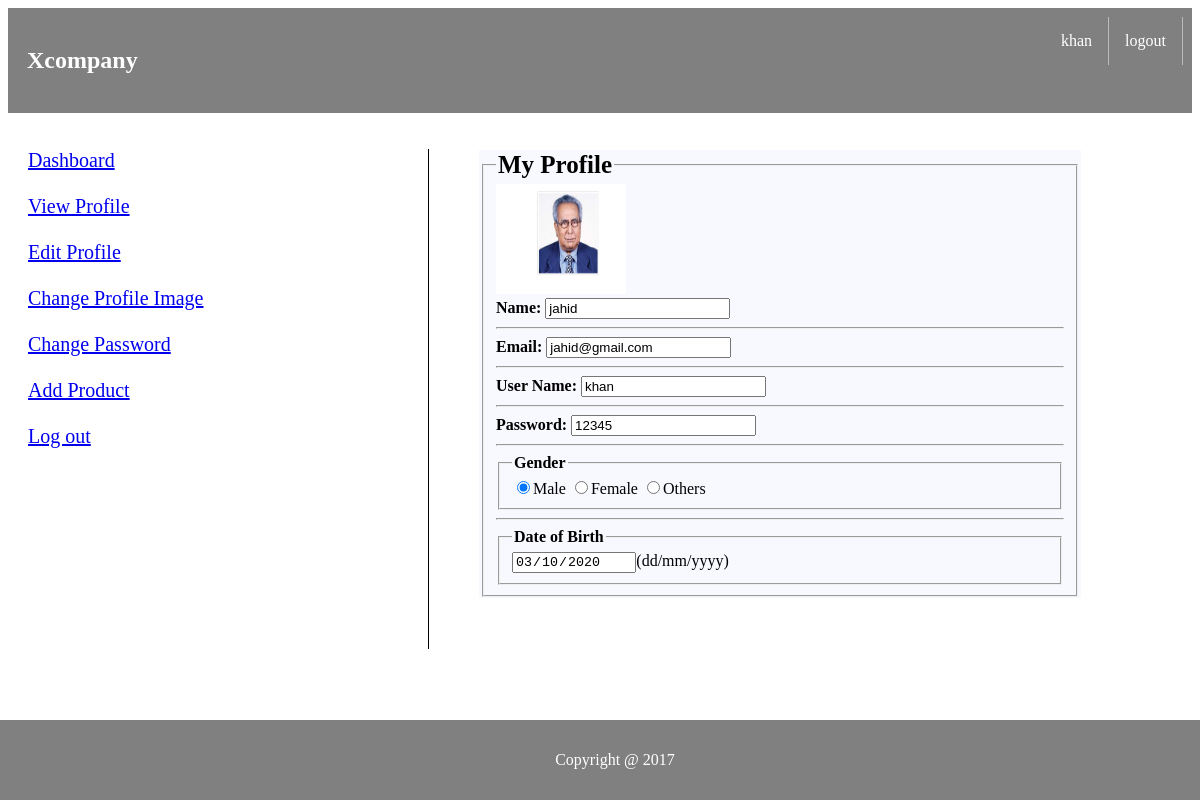
The page /cvk/profile.php (signed in) on the database its author committed.
### tables this page shows
CREATE TABLE `info` (
  `id` int(11) NOT NULL,
  `name` varchar(100) NOT NULL,
  `uname` varchar(100) NOT NULL,
  `password` varchar(100) NOT NULL,
  `cpassword` varchar(100) NOT NULL,
  `gender` varchar(100) NOT NULL,
  `email` varchar(100) NOT NULL,
  `date` varchar(100) NOT NULL,
  `image` varchar(100) NOT NULL
);

### cvk/profile.php (the view, shortened to what this page needs)
<!DOCTYPE html>
<html>
<head>
</head>
<body>
<ul>
  <li style="float: left;color:white;margin: 10px;border-right: none;"> <h2>Xcompany</h2></li>
  <li><a href="table.php">logout</a></li>
    <li><a href="profile.php"><?php
    echo $_SESSION["login_user"]?></a></li>
</ul>
<br>
<br>
<div style="margin-left: 20px;font-size: 20px; height: 500px;width: 400px; border-right: 1px solid black;float: left;">
<a  href="welcome.php">Dashboard</a>
<br><br>
<a href='profile.php' >View Profile</a>
<br><br>
<a href="edit.php">Edit Profile</a>
<br><br>
<a href="profilepic.php">Change Profile Image</a>
<br><br>
<a href="pass.php">Change Password</a>
<br><br>
<a href="add.php">Add Product</a>
<br><br>
<a href="table.php">Log out</a>
</div>
<div style=" padding:1px 20px;height:500px;width: 600px; float: left;margin: auto;">
  <?php
  $servername = "localhost";
  $username = "root";
  $password = "";
  $dbname = "mydb";
  $conn = new mysqli($servername, $username, $password,$dbname);
  $idk=$_SESSION['idk'];
  $sql = "select * from info where id=$idk";
  $result = $conn->query($sql);
  if ($result->num_rows > 0) {
    while($row = $result->fetch_assoc()) {
 ?>
<form style="width: 100%;margin-left: 30px;padding: 1px;background-color: #F8F8FF" action="" method="post">
<fieldset>
  <legend style="font-size: 25px"><b>My Profile</b></legend>
  <img src="<?php echo $row['image']; ?>" style="height: 110px;width: 130px">
  <br>
  <b>Name:</b>
  <input type="text" name="name" value="<?php echo $row['name']; ?>" readonly><br>
  <hr>
  <b>Email:</b>
  <input type="text" name="email" value="<?php echo $row['email']; ?>" readonly><br>
  <hr>
  <b>User Name:</b>
  <input type="text" name="uname" value="<?php echo $row['uname']; ?>" readonly><br>
  <hr>
  <b>Password:</b>
  <input type="text" name="password" value="<?php echo $row['password']; ?>" readonly><br>
  <hr>
  <fieldset>
  <legend><b>Gender</b></legend>
  <input type="radio" name="gender" value="male" <?php if($row['gender']=="male") echo "checked";?>
  value="male" >Male
  <input type="radio" name="gender" value="female" <?php if ($row['gender']=="female") echo "checked";?>
  value="female" >Female
  <input type="radio" name="gender" value="others" <?php if ($row['gender']=="others") echo "checked";?>
  value="others" >Others
  <br>
  </fieldset>
  <hr>
  <fieldset>
    <legend><b>Date of Birth</b></legend>
  <input type="Date" name="date" value="<?php echo $row['date']; ?>" readonly>(dd/mm/yyyy)
  <br>
  </fieldset>
</fieldset>
</form>
<?php
  }
}
 ?>
</div>
<div class="footer">
<p> Copyright @ 2017</p>
</div>
</body>
</html>

### cvk/profile.php (style rules this page uses)
ul { list-style-type: none; margin: 0; padding: 9px; overflow: hidden; background-color: gray; }
li { float:right; border-right:1px solid #bbb; }
li a { display: block; color: white; text-align: center; padding: 15px 16px; text-decoration: none; }
.footer { position: fixed; padding: 15px; left: 0; bottom: 0; width: 100%; background-color: gray; color: white; text-align: center; }

### rows shown on the page
info: image (picture), name "jahid", email "jahid@gmail.com", uname "khan", password "12345", gender "☑", date "03/10/2020"

### other values the page prints
$_SESSION["login_user"] "khan"
